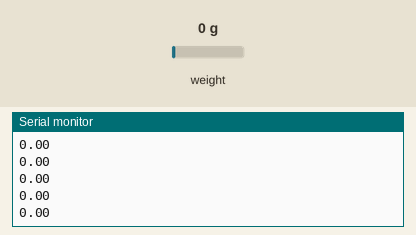
Simulated run of this sketch. Board: Arduino Uno, built with avr-gcc and run on an emulated ATmega328P. On the bench: the last lines printed to the serial monitor. The test bench sets the inputs (shaded band); at power-on: weight on the scale 0 g.

Above: at 17.2 s.
17.3 s: weight on the scale set to 100 g
At 17.31 s:
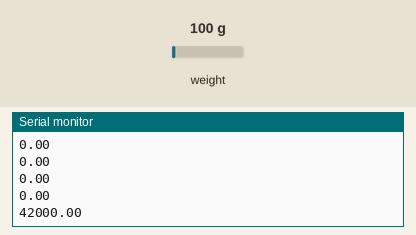
18.8 s: weight on the scale set to 1250 g
At 18.82 s:
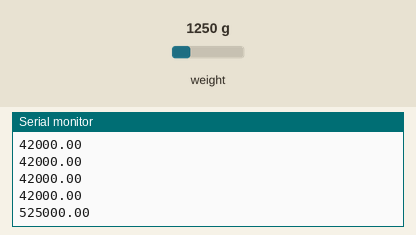
Timing chart, 0 to 21.8 s (numbered marks = the images above; inputs shaded):
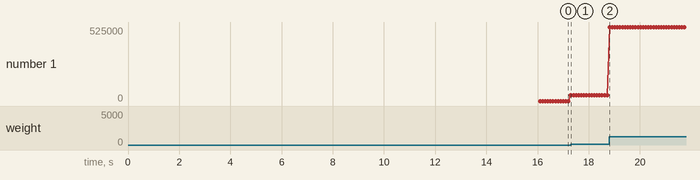

The sketch:

hx711-bench-tester-arduino.ino
```cpp
#include "HX711.h"
#include <Arduino.h>

/**
Essentially the simplest possible code for interfacing with an HX711.
Use the hx711_gui.m for interfacing with this (or don't, serial monitor works too)
*/

HX711 scale;

//  adjust pins if needed
uint8_t dataPin = 20;
uint8_t clockPin = 21;

void setup() {
  Serial.begin(115200);
  scale.begin(dataPin, clockPin);

  //  reset the scale to zero = 0
  scale.tare(160);
}

void loop() {
  if (scale.is_ready()) {
    float value = scale.get_value(1);
    Serial.println(value);
  }
}
```

Measured:
- after the input at 17.3 s, the serial monitor: prints a new line at once (image 1)
- after the input at 18.8 s, the serial monitor: prints a new line at once (image 2)
- plotted number 1: 0 → 42000 after the input at 17.3 s, 42000 → 525000 after the input at 18.8 s
